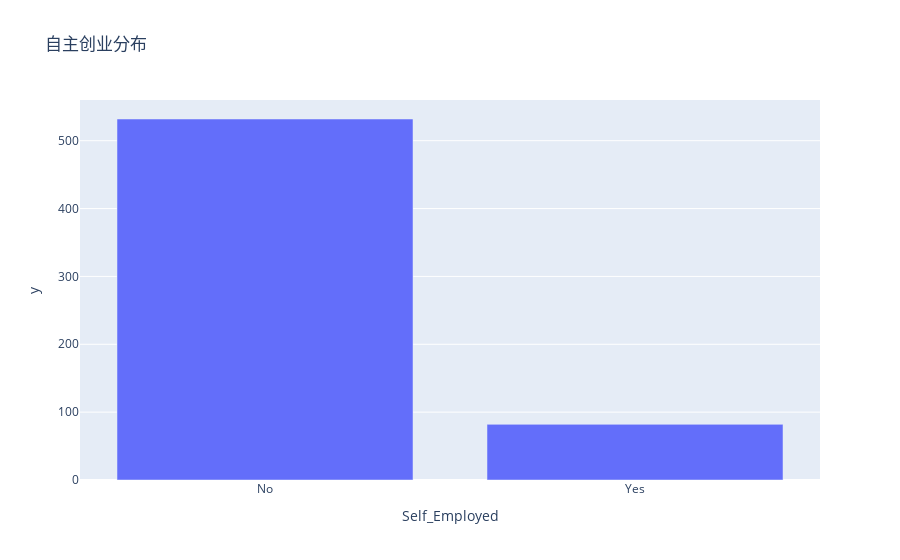

Source (notebook cell):
### Markdown cell above
现在我们来看看自主创业栏的分布情况：

### Code cell
import plotly.express as ps
self_employed_count = df['Self_Employed'].value_counts()
fig_self_employed = px.bar(self_employed_count, 
                           x=self_employed_count.index, 
                           y=self_employed_count.values, 
                           title='自主创业分布')
fig_self_employed.show()

### Figure 1 — Plotly figure (JSON) as saved in the notebook; plotly's stock layout.template omitted (floating-point values rounded to 4 significant figures)
{"data": [{"hovertemplate": "Self_Employed=%{x}<br>y=%{y}<extra></extra>", "legendgroup": "", "marker": {"color": "#636efa", "pattern": {"shape": ""}}, "name": "", "orientation": "v", "showlegend": false, "textposition": "auto", "type": "bar", "x": ["No", "Yes"], "xaxis": "x", "y": [532, 82], "yaxis": "y"}], "layout": {"barmode": "relative", "legend": {"tracegroupgap": 0}, "title": {"text": "自主创业分布"}, "xaxis": {"anchor": "y", "domain": [0, 1], "title": {"text": "Self_Employed"}}, "yaxis": {"anchor": "x", "domain": [0, 1], "title": {"text": "y"}}}}
